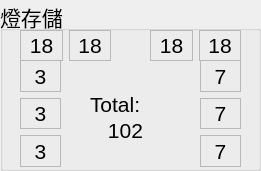
       <widget class="QGroupBox" name="groupBox_10">
        <property name="geometry">
         <rect>
          <x>1530</x>
          <y>700</y>
          <width>261</width>
          <height>171</height>
         </rect>
        </property>
        <property name="font">
         <font>
          <pointsize>16</pointsize>
         </font>
        </property>
        <property name="title">
         <string>燈存儲</string>
        </property>
        <widget class="QWidget" name="gridLayoutWidget_14">
         <property name="geometry">
          <rect>
           <x>150</x>
           <y>30</y>
           <width>91</width>
           <height>31</height>
          </rect>
         </property>
         <property name="font">
          <font>
           <pointsize>16</pointsize>
          </font>
         </property>
         <layout class="QGridLayout" name="gridLayout_16">
          <item row="0" column="2">
           <widget class="QLabel" name="lanternRackLabel_6">
            <property name="font">
             <font>
              <pointsize>16</pointsize>
             </font>
            </property>
            <property name="frameShape">
             <enum>QFrame::StyledPanel</enum>
            </property>
            <property name="text">
             <string>18</string>
            </property>
            <property name="alignment">
             <set>Qt::AlignCenter</set>
            </property>
           </widget>
          </item>
          <item row="0" column="0">
           <widget class="QLabel" name="lanternRackLabel_5">
            <property name="font">
             <font>
              <pointsize>16</pointsize>
             </font>
            </property>
            <property name="frameShape">
             <enum>QFrame::StyledPanel</enum>
            </property>
            <property name="text">
             <string>18</string>
            </property>
            <property name="alignment">
             <set>Qt::AlignCenter</set>
            </property>
           </widget>
          </item>
         </layout>
        </widget>
        <widget class="QWidget" name="gridLayoutWidget_15">
         <property name="geometry">
          <rect>
           <x>20</x>
           <y>60</y>
           <width>41</width>
           <height>107</height>
          </rect>
         </property>
         <property name="font">
          <font>
           <pointsize>16</pointsize>
          </font>
         </property>
         <layout class="QGridLayout" name="gridLayout_17">
          <item row="2" column="0">
           <widget class="QLabel" name="lanternRackLabel_0">
            <property name="font">
             <font>
              <pointsize>16</pointsize>
             </font>
            </property>
            <property name="frameShape">
             <enum>QFrame::StyledPanel</enum>
            </property>
            <property name="text">
             <string>3</string>
            </property>
            <property name="alignment">
             <set>Qt::AlignCenter</set>
            </property>
           </widget>
          </item>
          <item row="1" column="0">
           <widget class="QLabel" name="lanternRackLabel_1">
            <property name="font">
             <font>
              <pointsize>16</pointsize>
             </font>
            </property>
            <property name="frameShape">
             <enum>QFrame::StyledPanel</enum>
            </property>
            <property name="text">
             <string>3</string>
            </property>
            <property name="alignment">
             <set>Qt::AlignCenter</set>
            </property>
           </widget>
          </item>
          <item row="0" column="0">
           <widget class="QLabel" name="lanternRackLabel_2">
            <property name="font">
             <font>
              <pointsize>16</pointsize>
             </font>
            </property>
            <property name="frameShape">
             <enum>QFrame::StyledPanel</enum>
            </property>
            <property name="text">
             <string>3</string>
            </property>
            <property name="alignment">
             <set>Qt::AlignCenter</set>
            </property>
           </widget>
          </item>
         </layout>
        </widget>
        <widget class="QWidget" name="gridLayoutWidget_16">
         <property name="geometry">
          <rect>
           <x>200</x>
           <y>60</y>
           <width>41</width>
           <height>107</height>
          </rect>
         </property>
         <property name="font">
          <font>
           <pointsize>16</pointsize>
          </font>
         </property>
         <layout class="QGridLayout" name="gridLayout_18">
          <item row="1" column="0">
           <widget class="QLabel" name="lanternRackLabel_8">
            <property name="font">
             <font>
              <pointsize>16</pointsize>
             </font>
            </property>
            <property name="frameShape">
             <enum>QFrame::StyledPanel</enum>
            </property>
            <property name="text">
             <string>7</string>
            </property>
            <property name="alignment">
             <set>Qt::AlignCenter</set>
            </property>
           </widget>
          </item>
          <item row="0" column="0">
           <widget class="QLabel" name="lanternRackLabel_7">
            <property name="font">
             <font>
              <pointsize>16</pointsize>
             </font>
            </property>
            <property name="frameShape">
             <enum>QFrame::StyledPanel</enum>
            </property>
            <property name="text">
             <string>7</string>
            </property>
            <property name="alignment">
             <set>Qt::AlignCenter</set>
            </property>
           </widget>
          </item>
          <item row="2" column="0">
           <widget class="QLabel" name="lanternRackLabel_9">
            <property name="font">
             <font>
              <pointsize>16</pointsize>
             </font>
            </property>
            <property name="frameShape">
             <enum>QFrame::StyledPanel</enum>
            </property>
            <property name="text">
             <string>7</string>
            </property>
            <property name="alignment">
             <set>Qt::AlignCenter</set>
            </property>
           </widget>
          </item>
         </layout>
        </widget>
        <widget class="QLabel" name="label_57">
         <property name="geometry">
          <rect>
           <x>90</x>
           <y>90</y>
           <width>51</width>
           <height>29</height>
          </rect>
         </property>
         <property name="font">
          <font>
           <pointsize>16</pointsize>
          </font>
         </property>
         <property name="text">
          <string>Total:</string>
         </property>
        </widget>
        <widget class="QLabel" name="lanternRackTotalLabel">
         <property name="geometry">
          <rect>
           <x>100</x>
           <y>120</y>
           <width>51</width>
           <height>21</height>
          </rect>
         </property>
         <property name="font">
          <font>
           <pointsize>16</pointsize>
          </font>
         </property>
         <property name="text">
          <string>102</string>
         </property>
         <property name="alignment">
          <set>Qt::AlignCenter</set>
         </property>
        </widget>
        <widget class="QWidget" name="gridLayoutWidget_6">
         <property name="geometry">
          <rect>
           <x>20</x>
           <y>30</y>
           <width>91</width>
           <height>31</height>
          </rect>
         </property>
         <property name="font">
          <font>
           <pointsize>16</pointsize>
          </font>
         </property>
         <layout class="QGridLayout" name="gridLayout_8">
          <item row="0" column="0">
           <widget class="QLabel" name="lanternRackLabel_3">
            <property name="font">
             <font>
              <pointsize>16</pointsize>
             </font>
            </property>
            <property name="frameShape">
             <enum>QFrame::StyledPanel</enum>
            </property>
            <property name="text">
             <string>18</string>
            </property>
            <property name="alignment">
             <set>Qt::AlignCenter</set>
            </property>
           </widget>
          </item>
          <item row="0" column="1">
           <widget class="QLabel" name="lanternRackLabel_4">
            <property name="font">
             <font>
              <pointsize>16</pointsize>
             </font>
            </property>
            <property name="frameShape">
             <enum>QFrame::StyledPanel</enum>
            </property>
            <property name="text">
             <string>18</string>
            </property>
            <property name="alignment">
             <set>Qt::AlignCenter</set>
            </property>
           </widget>
          </item>
         </layout>
        </widget>
       </widget>
